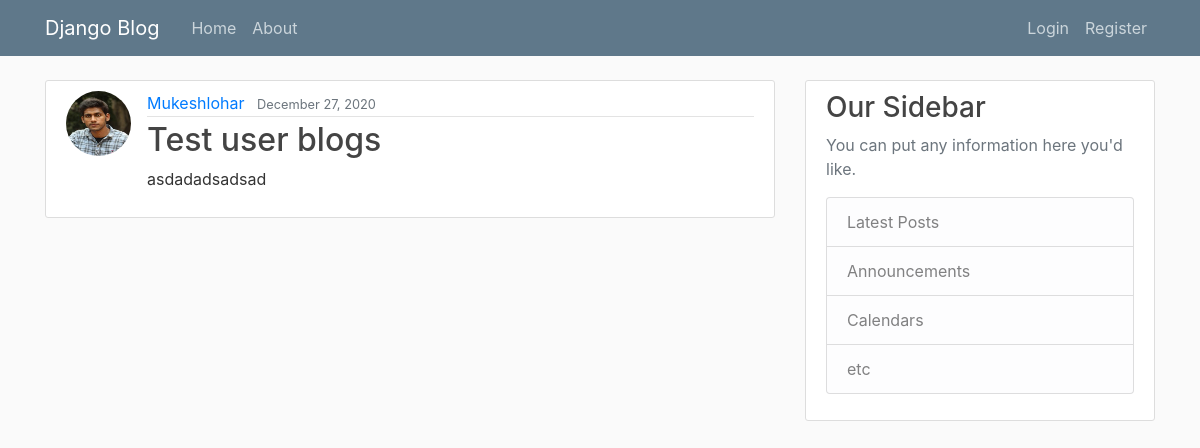
The app's page /posts/4/ with its own data.
### Blog/models.py (models this page shows, shortened)
class posts(models.Model) :#creating an table in database
    title = models.CharField(max_length=100)
    content = models.TextField()
    date_posted = models.DateTimeField(default=timezone.now)
    author = models.ForeignKey(User, on_delete=models.CASCADE )

### users/models.py (models this page shows, shortened)
class profile(models.Model):
    user = models.OneToOneField(User, on_delete=models.CASCADE)
    image = models.ImageField(default='default.jpg' ,upload_to ='profile_pics')

### Blog/views.py (the view)
# urls.py: path('posts/<int:pk>/', PostDetailtView.as_view(), name='posts-detail'),
class PostDetailtView(DetailView):
    model = posts

### Blog/templates/Blog/posts_detail.html (shortened to what this page needs)
{% extends "Blog/base.html" %}
{% block content %}
    <article class="media content-section">
        <img src="{{ posts.author.profile.image.url }}" class="rounded-circle article-img">
        <div class="media-body">
            <div class="article-metadata">
                <a class="mr-2" href="#">{{ object.author }}</a>
                <small class="text-muted">{{ object.date_posted|date:"F d, Y" }}</small>
            </div>
            <h2 class="article-title">{{ object.title }}</h2>
            <p class="article-content">{{ object.content }}</p>
        </div>
    </article>
{% endblock content %}

### Blog/static/Blog/main.css (style rules this page uses)
body { background: #fafafa; color: #333333; margin-top: 5rem; }
h1, h2, h3, h4, h5, h6 { color: #444444; }
.content-section { background: #ffffff; padding: 10px 20px; border: 1px solid #dddddd; border-radius: 3px; margin-bottom: 20px; }
.article-title { color: #444444; }
.article-content { white-space: pre-line; }
.article-img { height: 65px; width: 65px; margin-right: 16px; }
.article-metadata { padding-bottom: 1px; margin-bottom: 4px; border-bottom: 1px solid #e3e3e3 }

### records on screen
posts: author.profile.image (placeholder picture), author "Mukeshlohar", date_posted "December 27, 2020", title "Test user blogs", content "asdadadsadsad"
